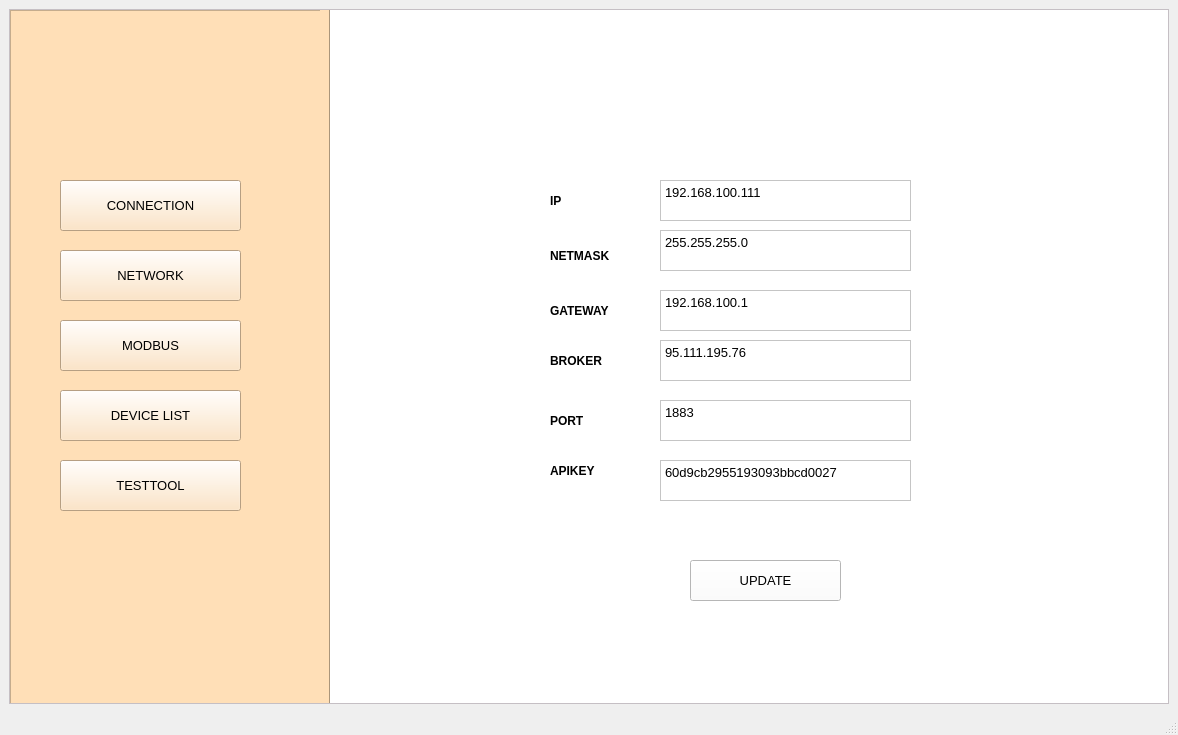
<?xml version="1.0" encoding="UTF-8"?>
<ui version="4.0">
 <class>MainWindow</class>
 <widget class="QMainWindow" name="MainWindow">
  <property name="geometry">
   <rect>
    <x>0</x>
    <y>0</y>
    <width>1178</width>
    <height>735</height>
   </rect>
  </property>
  <property name="windowTitle">
   <string>TEST TOOL</string>
  </property>
  <widget class="QWidget" name="centralwidget">
   <layout class="QVBoxLayout" name="verticalLayout">
    <item>
     <widget class="QScrollArea" name="scrollArea">
      <property name="styleSheet">
       <string notr="true">background-color:rgb(255, 248, 254)
</string>
      </property>
      <property name="widgetResizable">
       <bool>true</bool>
      </property>
      <widget class="QWidget" name="scrollAreaWidgetContents">
       <property name="geometry">
        <rect>
         <x>0</x>
         <y>0</y>
         <width>1154</width>
         <height>660</height>
        </rect>
       </property>
       <widget class="QFrame" name="list">
        <property name="geometry">
         <rect>
          <x>0</x>
          <y>0</y>
          <width>321</width>
          <height>761</height>
         </rect>
        </property>
        <property name="styleSheet">
         <string notr="true">background-color:rgb(255, 223, 183)</string>
        </property>
        <property name="frameShape">
         <enum>QFrame::StyledPanel</enum>
        </property>
        <property name="frameShadow">
         <enum>QFrame::Raised</enum>
        </property>
        <widget class="QPushButton" name="connection">
         <property name="geometry">
          <rect>
           <x>50</x>
           <y>170</y>
           <width>181</width>
           <height>51</height>
          </rect>
         </property>
         <property name="font">
          <font>
           <pointsize>10</pointsize>
          </font>
         </property>
         <property name="text">
          <string>CONNECTION</string>
         </property>
        </widget>
        <widget class="QPushButton" name="network">
         <property name="geometry">
          <rect>
           <x>50</x>
           <y>240</y>
           <width>181</width>
           <height>51</height>
          </rect>
         </property>
         <property name="font">
          <font>
           <family>Segoe UI</family>
           <pointsize>10</pointsize>
          </font>
         </property>
         <property name="text">
          <string>NETWORK</string>
         </property>
        </widget>
        <widget class="QPushButton" name="modbus">
         <property name="geometry">
          <rect>
           <x>50</x>
           <y>310</y>
           <width>181</width>
           <height>51</height>
          </rect>
         </property>
         <property name="font">
          <font>
           <pointsize>10</pointsize>
          </font>
         </property>
         <property name="text">
          <string>MODBUS</string>
         </property>
        </widget>
        <widget class="QPushButton" name="devicelist">
         <property name="geometry">
          <rect>
           <x>50</x>
           <y>380</y>
           <width>181</width>
           <height>51</height>
          </rect>
         </property>
         <property name="font">
          <font>
           <pointsize>10</pointsize>
          </font>
         </property>
         <property name="text">
          <string>DEVICE LIST</string>
         </property>
        </widget>
        <widget class="QPushButton" name="testtool">
         <property name="geometry">
          <rect>
           <x>50</x>
           <y>450</y>
           <width>181</width>
           <height>51</height>
          </rect>
         </property>
         <property name="font">
          <font>
           <pointsize>10</pointsize>
          </font>
         </property>
         <property name="text">
          <string>TESTTOOL</string>
         </property>
        </widget>
        <widget class="Line" name="line">
         <property name="geometry">
          <rect>
           <x>310</x>
           <y>0</y>
           <width>20</width>
           <height>761</height>
          </rect>
         </property>
         <property name="font">
          <font>
           <weight>50</weight>
           <bold>false</bold>
          </font>
         </property>
         <property name="orientation">
          <enum>Qt::Vertical</enum>
         </property>
        </widget>
        <zorder>connection</zorder>
        <zorder>modbus</zorder>
        <zorder>devicelist</zorder>
        <zorder>testtool</zorder>
        <zorder>line</zorder>
        <zorder>network</zorder>
       </widget>
       <widget class="QFrame" name="seial_workspace">
        <property name="geometry">
         <rect>
          <x>320</x>
          <y>0</y>
          <width>1001</width>
          <height>761</height>
         </rect>
        </property>
        <property name="styleSheet">
         <string notr="true">background-color:rgb(255, 255, 255)</string>
        </property>
        <widget class="QTextEdit" name="apikey">
         <property name="geometry">
          <rect>
           <x>330</x>
           <y>450</y>
           <width>251</width>
           <height>41</height>
          </rect>
         </property>
         <property name="html">
          <string>&lt;!DOCTYPE HTML PUBLIC &quot;-//W3C//DTD HTML 4.0//EN&quot; &quot;http://www.w3.org/TR/REC-html40/strict.dtd&quot;&gt;
&lt;html&gt;&lt;head&gt;&lt;meta name=&quot;qrichtext&quot; content=&quot;1&quot; /&gt;&lt;style type=&quot;text/css&quot;&gt;
p, li { white-space: pre-wrap; }
&lt;/style&gt;&lt;/head&gt;&lt;body style=&quot; font-family:'MS Shell Dlg 2'; font-size:7.8pt; font-weight:400; font-style:normal;&quot;&gt;
&lt;p style=&quot; margin-top:0px; margin-bottom:0px; margin-left:0px; margin-right:0px; -qt-block-indent:0; text-indent:0px;&quot;&gt;&lt;span style=&quot; font-size:10pt;&quot;&gt;60d9cb2955193093bbcd0027&lt;/span&gt;&lt;/p&gt;&lt;/body&gt;&lt;/html&gt;</string>
         </property>
        </widget>
        <widget class="QLabel" name="label_14">
         <property name="geometry">
          <rect>
           <x>220</x>
           <y>180</y>
           <width>81</width>
           <height>21</height>
          </rect>
         </property>
         <property name="font">
          <font>
           <pointsize>9</pointsize>
           <weight>75</weight>
           <bold>true</bold>
          </font>
         </property>
         <property name="text">
          <string>IP</string>
         </property>
        </widget>
        <widget class="QLabel" name="label_17">
         <property name="geometry">
          <rect>
           <x>220</x>
           <y>340</y>
           <width>91</width>
           <height>21</height>
          </rect>
         </property>
         <property name="font">
          <font>
           <pointsize>9</pointsize>
           <weight>75</weight>
           <bold>true</bold>
          </font>
         </property>
         <property name="text">
          <string>BROKER</string>
         </property>
        </widget>
        <widget class="QLabel" name="label_16">
         <property name="geometry">
          <rect>
           <x>220</x>
           <y>290</y>
           <width>81</width>
           <height>21</height>
          </rect>
         </property>
         <property name="font">
          <font>
           <pointsize>9</pointsize>
           <weight>75</weight>
           <bold>true</bold>
          </font>
         </property>
         <property name="text">
          <string>GATEWAY</string>
         </property>
        </widget>
        <widget class="QLabel" name="label_18">
         <property name="geometry">
          <rect>
           <x>220</x>
           <y>400</y>
           <width>71</width>
           <height>21</height>
          </rect>
         </property>
         <property name="font">
          <font>
           <pointsize>9</pointsize>
           <weight>75</weight>
           <bold>true</bold>
          </font>
         </property>
         <property name="text">
          <string>PORT</string>
         </property>
        </widget>
        <widget class="QPushButton" name="update">
         <property name="geometry">
          <rect>
           <x>360</x>
           <y>550</y>
           <width>151</width>
           <height>41</height>
          </rect>
         </property>
         <property name="font">
          <font>
           <pointsize>10</pointsize>
          </font>
         </property>
         <property name="text">
          <string>UPDATE</string>
         </property>
        </widget>
        <widget class="QTextEdit" name="ip">
         <property name="geometry">
          <rect>
           <x>330</x>
           <y>170</y>
           <width>251</width>
           <height>41</height>
          </rect>
         </property>
         <property name="html">
          <string>&lt;!DOCTYPE HTML PUBLIC &quot;-//W3C//DTD HTML 4.0//EN&quot; &quot;http://www.w3.org/TR/REC-html40/strict.dtd&quot;&gt;
&lt;html&gt;&lt;head&gt;&lt;meta name=&quot;qrichtext&quot; content=&quot;1&quot; /&gt;&lt;style type=&quot;text/css&quot;&gt;
p, li { white-space: pre-wrap; }
&lt;/style&gt;&lt;/head&gt;&lt;body style=&quot; font-family:'MS Shell Dlg 2'; font-size:7.8pt; font-weight:400; font-style:normal;&quot;&gt;
&lt;p style=&quot; margin-top:0px; margin-bottom:0px; margin-left:0px; margin-right:0px; -qt-block-indent:0; text-indent:0px;&quot;&gt;&lt;span style=&quot; font-size:10pt;&quot;&gt;192.168.100.111&lt;/span&gt;&lt;/p&gt;&lt;/body&gt;&lt;/html&gt;</string>
         </property>
        </widget>
        <widget class="QTextEdit" name="mqttport">
         <property name="geometry">
          <rect>
           <x>330</x>
           <y>390</y>
           <width>251</width>
           <height>41</height>
          </rect>
         </property>
         <property name="html">
          <string>&lt;!DOCTYPE HTML PUBLIC &quot;-//W3C//DTD HTML 4.0//EN&quot; &quot;http://www.w3.org/TR/REC-html40/strict.dtd&quot;&gt;
&lt;html&gt;&lt;head&gt;&lt;meta name=&quot;qrichtext&quot; content=&quot;1&quot; /&gt;&lt;style type=&quot;text/css&quot;&gt;
p, li { white-space: pre-wrap; }
&lt;/style&gt;&lt;/head&gt;&lt;body style=&quot; font-family:'MS Shell Dlg 2'; font-size:7.8pt; font-weight:400; font-style:normal;&quot;&gt;
&lt;p style=&quot; margin-top:0px; margin-bottom:0px; margin-left:0px; margin-right:0px; -qt-block-indent:0; text-indent:0px;&quot;&gt;&lt;span style=&quot; font-size:10pt;&quot;&gt;1883&lt;/span&gt;&lt;/p&gt;&lt;/body&gt;&lt;/html&gt;</string>
         </property>
        </widget>
        <widget class="QLabel" name="label_19">
         <property name="geometry">
          <rect>
           <x>220</x>
           <y>450</y>
           <width>71</width>
           <height>21</height>
          </rect>
         </property>
         <property name="font">
          <font>
           <pointsize>9</pointsize>
           <weight>75</weight>
           <bold>true</bold>
          </font>
         </property>
         <property name="text">
          <string>APIKEY</string>
         </property>
        </widget>
        <widget class="QTextEdit" name="broker">
         <property name="geometry">
          <rect>
           <x>330</x>
           <y>330</y>
           <width>251</width>
           <height>41</height>
          </rect>
         </property>
         <property name="html">
          <string>&lt;!DOCTYPE HTML PUBLIC &quot;-//W3C//DTD HTML 4.0//EN&quot; &quot;http://www.w3.org/TR/REC-html40/strict.dtd&quot;&gt;
&lt;html&gt;&lt;head&gt;&lt;meta name=&quot;qrichtext&quot; content=&quot;1&quot; /&gt;&lt;style type=&quot;text/css&quot;&gt;
p, li { white-space: pre-wrap; }
&lt;/style&gt;&lt;/head&gt;&lt;body style=&quot; font-family:'MS Shell Dlg 2'; font-size:7.8pt; font-weight:400; font-style:normal;&quot;&gt;
&lt;p style=&quot; margin-top:0px; margin-bottom:0px; margin-left:0px; margin-right:0px; -qt-block-indent:0; text-indent:0px;&quot;&gt;&lt;span style=&quot; font-size:10pt;&quot;&gt;95.111.195.76&lt;/span&gt;&lt;/p&gt;&lt;/body&gt;&lt;/html&gt;</string>
         </property>
        </widget>
        <widget class="QTextEdit" name="netmask">
         <property name="geometry">
          <rect>
           <x>330</x>
           <y>220</y>
           <width>251</width>
           <height>41</height>
          </rect>
         </property>
         <property name="html">
          <string>&lt;!DOCTYPE HTML PUBLIC &quot;-//W3C//DTD HTML 4.0//EN&quot; &quot;http://www.w3.org/TR/REC-html40/strict.dtd&quot;&gt;
&lt;html&gt;&lt;head&gt;&lt;meta name=&quot;qrichtext&quot; content=&quot;1&quot; /&gt;&lt;style type=&quot;text/css&quot;&gt;
p, li { white-space: pre-wrap; }
&lt;/style&gt;&lt;/head&gt;&lt;body style=&quot; font-family:'MS Shell Dlg 2'; font-size:7.8pt; font-weight:400; font-style:normal;&quot;&gt;
&lt;p style=&quot; margin-top:0px; margin-bottom:0px; margin-left:0px; margin-right:0px; -qt-block-indent:0; text-indent:0px;&quot;&gt;&lt;span style=&quot; font-size:10pt;&quot;&gt;255.255.255.0&lt;/span&gt;&lt;/p&gt;&lt;/body&gt;&lt;/html&gt;</string>
         </property>
        </widget>
        <widget class="QTextEdit" name="gateway">
         <property name="geometry">
          <rect>
           <x>330</x>
           <y>280</y>
           <width>251</width>
           <height>41</height>
          </rect>
         </property>
         <property name="html">
          <string>&lt;!DOCTYPE HTML PUBLIC &quot;-//W3C//DTD HTML 4.0//EN&quot; &quot;http://www.w3.org/TR/REC-html40/strict.dtd&quot;&gt;
&lt;html&gt;&lt;head&gt;&lt;meta name=&quot;qrichtext&quot; content=&quot;1&quot; /&gt;&lt;style type=&quot;text/css&quot;&gt;
p, li { white-space: pre-wrap; }
&lt;/style&gt;&lt;/head&gt;&lt;body style=&quot; font-family:'MS Shell Dlg 2'; font-size:7.8pt; font-weight:400; font-style:normal;&quot;&gt;
&lt;p style=&quot; margin-top:0px; margin-bottom:0px; margin-left:0px; margin-right:0px; -qt-block-indent:0; text-indent:0px;&quot;&gt;&lt;span style=&quot; font-size:10pt;&quot;&gt;192.168.100.1&lt;/span&gt;&lt;/p&gt;&lt;/body&gt;&lt;/html&gt;</string>
         </property>
        </widget>
        <widget class="QLabel" name="label_15">
         <property name="geometry">
          <rect>
           <x>220</x>
           <y>230</y>
           <width>91</width>
           <height>31</height>
          </rect>
         </property>
         <property name="font">
          <font>
           <pointsize>9</pointsize>
           <weight>75</weight>
           <bold>true</bold>
          </font>
         </property>
         <property name="text">
          <string>NETMASK</string>
         </property>
        </widget>
       </widget>
      </widget>
     </widget>
    </item>
   </layout>
  </widget>
  <widget class="QStatusBar" name="statusbar"/>
  <widget class="QMenuBar" name="menubar">
   <property name="geometry">
    <rect>
     <x>0</x>
     <y>0</y>
     <width>1178</width>
     <height>26</height>
    </rect>
   </property>
  </widget>
 </widget>
 <resources/>
 <connections/>
</ui>
